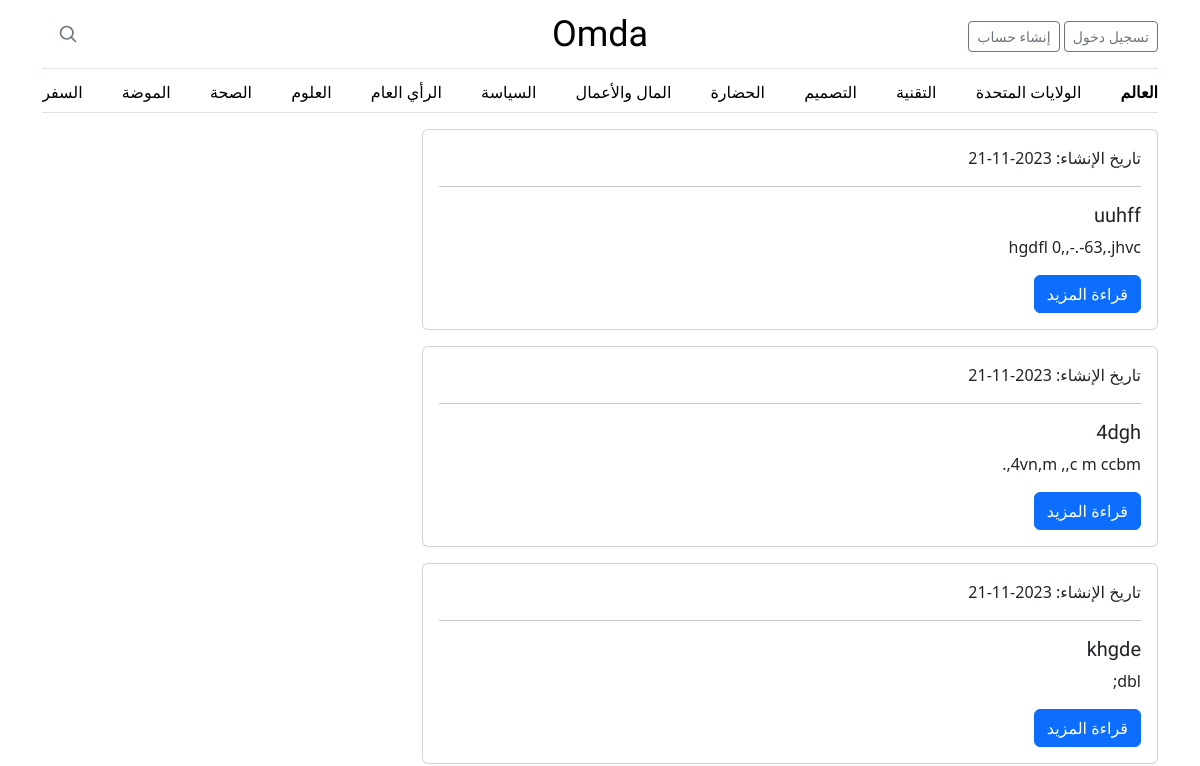
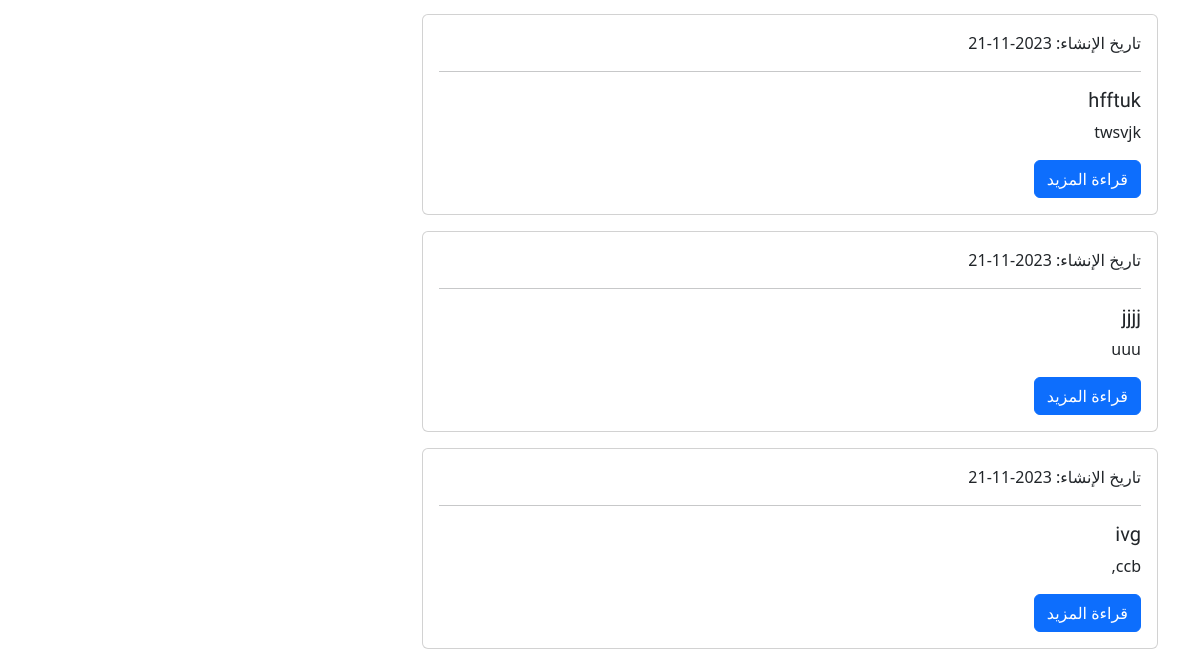
Before: / (upper part) with the older database file (2 pictures, top to bottom).
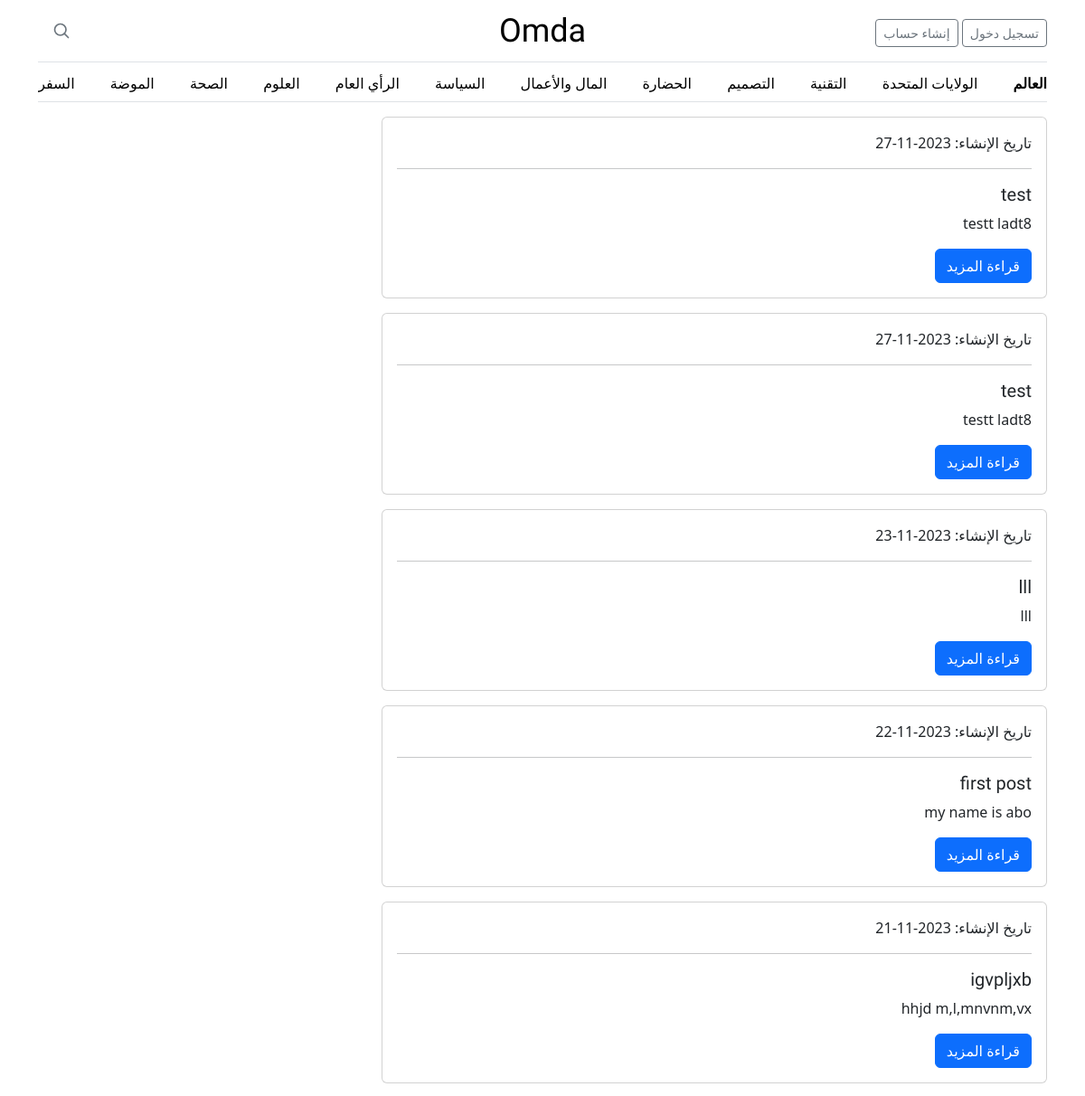
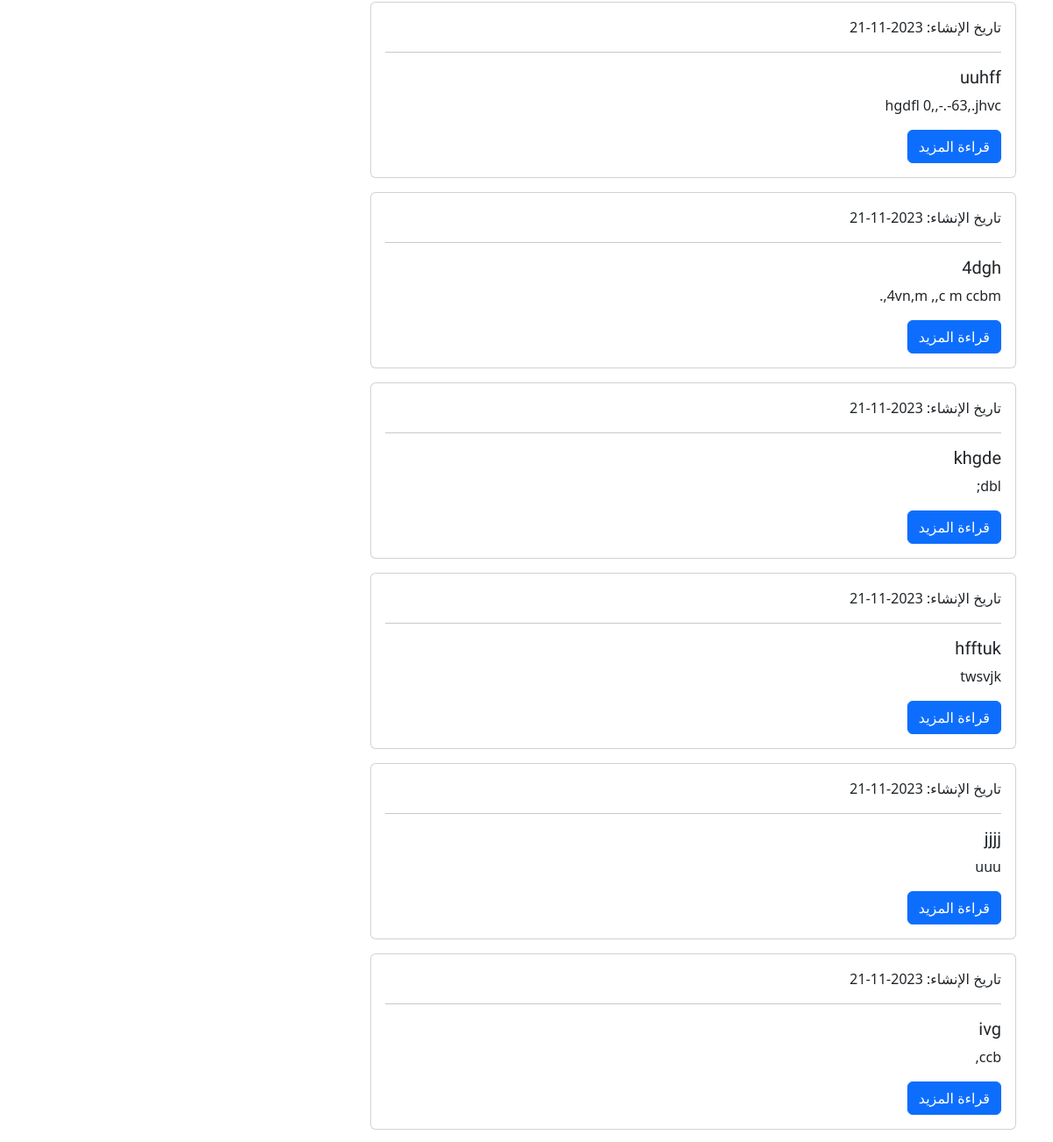
After: the same page with the newer database file (2 pictures, top to bottom).
### app/models.py (models this page shows)
class Post(db.Model):
    id = db.Column(db.Integer, primary_key=True)
    title = db.Column(db.String)
    content = db.Column(db.String)
    created_at = db.Column(db.DateTime, default=datetime.utcnow)
    user_id = db.Column(db.Integer, db.ForeignKey("user.id"))

### app/viwes/viwes.py (the view)
@viwe.route("/")
def index():
    latest_articles = Post.query.order_by(Post.created_at.desc()).all()
    return render_template(
        "index.html",
        latest_articles=latest_articles,
    )

### app/templates/index.html (shortened to what this page needs)
{% extends "layout.html" %}
{% block content %}
{% for post in latest_articles %}
<div class="container">
  <div class="row">
    <div class="col-md-8">
      <div class="card mb-3">
        <div class="card-body">
<p class="card-text">تاريخ الإنشاء: {{ post.created_at.strftime("%Y-%m-%d") }}</p>
              <hr>
          <h5 class="card-title">{{ post.title }}</h5>
          <p class="card-text">{{ post.content[:100]|safe }}</p>
              <a href="/articles/{{post.id}}" class="btn btn-primary">قراءة المزيد</a>
        </div>
      </div>
    </div>
  </div>
</div>
{% endfor %}
{% endblock %}

Changed rows visible on the page:
added Post: created_at "2023-11-27", title "test", content "testt ladt8"
added Post: created_at "2023-11-27", title "test", content "testt ladt8"
added Post: created_at "2023-11-23", title "lll", content "lll"
added Post: created_at "2023-11-22", title "first post", content "my name is abo"
added Post: created_at "2023-11-21", title "igvpljxb", content "hhjd m,l,mnvnm,vx"
